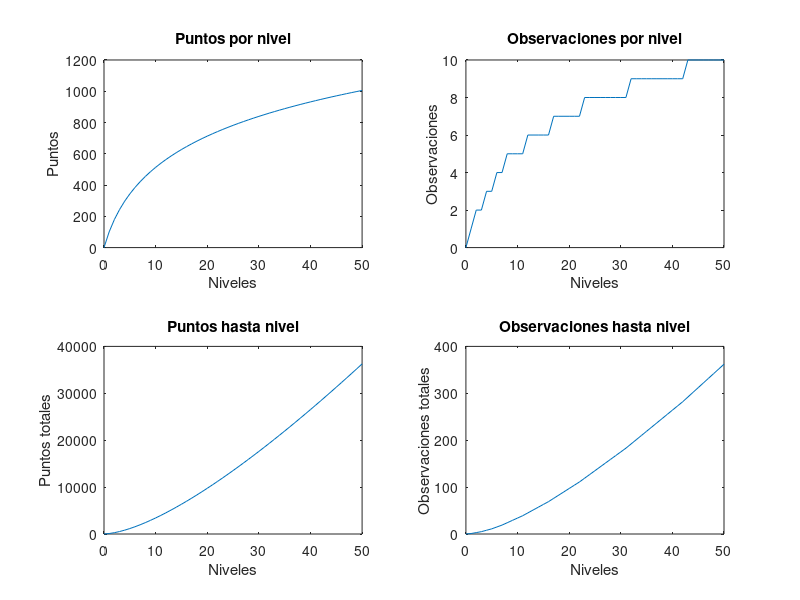

MATLAB code for this plot:
% numero de niveles
n = 50;

% ppo
ppo = 100;

% nivel
N = 0:n;

% puntos por nivel
ppn = log((N/3)+1) * 350;

% observaciones por nivel
opn = round(ppn/ppo);

% puntos y observaciones hasta nivel
ptot = zeros(1,51);
otot = zeros(1,51);

for k = 1:n+1
    ptot(k) = sum(ppn(1:k));
    otot(k) = sum(opn(1:k));
end

subplot(2,2,1)
plot(N, ppn);
title('Puntos por nivel');
ylabel('Puntos');
xlabel('Niveles');

subplot(2,2,2);
plot(N, opn);
title('Observaciones por nivel');
ylabel('Observaciones');
xlabel('Niveles');

subplot(2,2,3)
plot(N, ptot);
title('Puntos hasta nivel');
ylabel('Puntos totales');
xlabel('Niveles');

subplot(2,2,4);
plot(N, otot);
title('Observaciones hasta nivel');
ylabel('Observaciones totales');
xlabel('Niveles');

